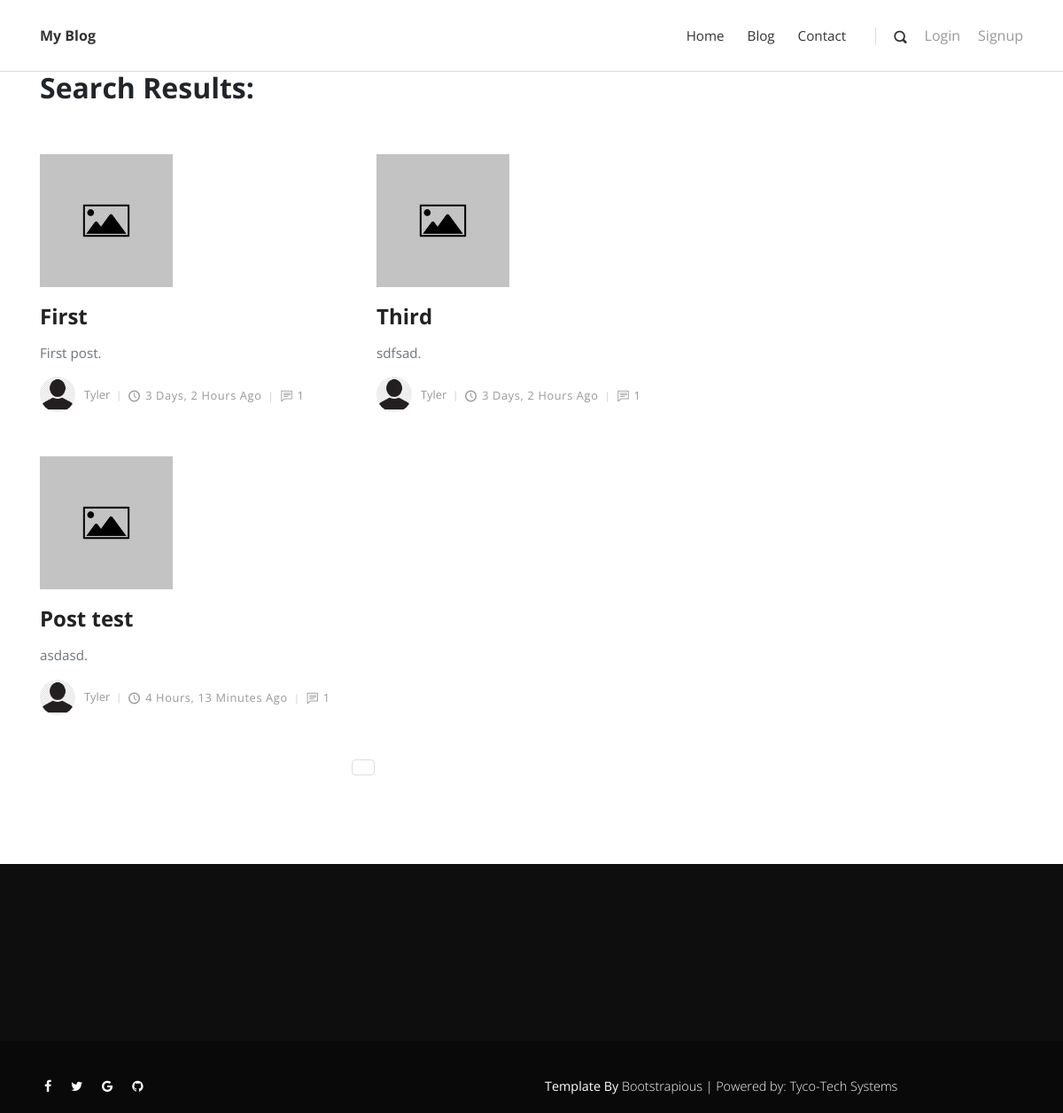
The app's page /search/ with its own data.
### posts/models.py (models this page shows, shortened)
class Post(models.Model):
    title = models.CharField(max_length=100)
    overview = models.TextField()
    timestamp = models.DateTimeField(auto_now_add=True)
    content = RichTextUploadingField(blank=True, null=True, config_name='default', external_plugin_resources=[(
        'youtube',
        '/static_in_env/vendor/ckeditor_plugins/youtube/youtube/',
        'plugin.js',
    )])
    author = models.ForeignKey(Author, on_delete=models.CASCADE)
    thumbnail = models.ImageField(default='thumbnail.jpg')
    categories = models.ManyToManyField(Category)
    featured = models.BooleanField(default=False)
    previous_post = models.ForeignKey('self', related_name='previous', on_delete=models.SET_NULL, blank=True, null=True)
    next_post = models.ForeignKey('self', related_name='next', on_delete=models.SET_NULL, blank=True, null=True)
    def get_absolute_url(self):
        return reverse('post_detail', kwargs={'id': self.id})
    @property
    def comment_count(self):
        return PostView.objects.filter(post=self).count()

class Author(models.Model):
    user = models.OneToOneField(User, on_delete=models.CASCADE)
    profile_picture = models.ImageField()

### posts/views.py (the view)
# urls.py: path('search/', search, name='search'),
def search(request):
    queryset = Post.objects.all()
    query = request.GET.get('q')
    if query:
        queryset = queryset.filter(
            Q(title__icontains=query) |
            Q(overview__icontains=query)
        ).distinct()
    context = {
        'queryset': queryset
    }
    return render(request, 'search_results.html', context)

### templates/search_results.html (shortened to what this page needs)
{% extends 'base.html' %}
{% load static %}
{% block content %}
<div class="container">
<h2>Search Results:</h2>
  <div class="row">
    <main class="posts-listing col-lg-8">
      <div class="container">
        <div class="row">
          {% for post in queryset %}
          <div class="post col-xl-6">
            <div class="post-thumbnail"><a href="{{ post.get_absolute_url }}"><img src="{{ post.thumbnail.url }}" alt="..." class="img-fluid"></a></div>
            <div class="post-details">
              <a href="{{ post.get_absolute_url }}">
                <h3 class="h4">{{ post.title }}</h3></a>
              <p class="text-muted">{{ post.overview }}.</p>
              <footer class="post-footer d-flex align-items-center">
                  <a href="#" class="author d-flex align-items-center flex-wrap">
                      <div class="avatar"><img src="{{ post.author.profile_picture.url }}" alt="..." class="img-fluid"></div>
                      <div class="title"><span>{{ post.author.user.username }}</span></div>
                  </a>
                <div class="date"><i class="icon-clock"></i>{{ post.timestamp|timesince }} ago</div>
                <div class="comments meta-last"><i class="icon-comment"></i>{{ post.comment_count }}</div>
              </footer>
            </div>
          </div>
          {% endfor %}
        </div>
        <nav aria-label="Page navigation example">
          <ul class="pagination justify-content-center">
            <li class="page-item"><a href="?{{ page_request_var }}={{ queryset.number }}" class="page-link active">{{ queryset.number }}</a></li>
          </ul>
        </nav>
      </div>
    </main>
  </div>
</div>
{% endblock content %}

### static_in_env/css/style.default.css (style rules this page uses)
body { overflow-x: hidden; }
a, i, span { display: inline-block; text-decoration: none; -webkit-transition: all 0.3s; transition: all 0.3s; }
ul { margin: 0; padding: 0; }
main, aside { padding: 50px 0 100px; }
i[class*="icon-"] { -webkit-transform: translateY(3px); transform: translateY(3px); }
h1, h2, h3, h4, h5, h6 { margin-bottom: 15px; }
.post p:not(.lead) { font-weight: 400; color: #777; font-size: 0.95em; }
.post a { text-decoration: none; }
.post h3 { line-height: 1.1em; color: #222; -webkit-transition: all 0.3s; transition: all 0.3s; margin-bottom: 1rem; }
.post .date { letter-spacing: 0.05em; font-weight: 400; text-transform: uppercase; color: #aaa; }
.post .avatar { max-width: 40px; min-width: 40px; height: 40px; overflow: hidden; border-radius: 50%; margin-right: 10px; }
.post .title, .post .date, .post .comments, .post .views { font-weight: 400; color: #999; text-transform: capitalize; }
.post .title i, .post .date i, .post .comments i, .post .views i { margin-right: 5px; font-size: 1.1em; }
.post .title::after, .post .date::after, .post .comments::after, .post .views::after { content: '|'; display: inline-block; margin: 0 7px; font-size: 0.9em; color: #ccc; }
.post .meta-last::after { display: none; }
main.posts-listing { padding-top: 50px; padding-left: 0; padding-right: 0; }
main.posts-listing .post { margin-bottom: 50px; }
main.posts-listing .post-footer { font-size: 0.8em; }
body { font-family: "Open Sans", sans-serif; font-size: 1rem; font-weight: normal; line-height: 1.5; color: #212529; background-color: #fff; }
a { color: #999; text-decoration: none; }
h1, h2, h3, h4, h5, h6, .h1, .h2, .h3, .h4, .h5, .h6 { margin-bottom: 0.5rem; font-family: inherit; font-weight: 700; line-height: 1.1; color: inherit; }
h2, .h2 { font-size: 2rem; }
h3, .h3 { font-size: 1.75rem; }
h4, .h4 { font-size: 1.5rem; }
.page-item:first-child .page-link { border-top-left-radius: 0.25rem; border-bottom-left-radius: 0.25rem; }
.page-item:last-child .page-link { border-top-right-radius: 0.25rem; border-bottom-right-radius: 0.25rem; }
.page-link { padding: 0.5rem 0.75rem; line-height: 1.25; color: #999; background-color: #fff; border: 1px solid #ddd; }

### records on screen
Post: thumbnail (picture), title "First", overview "First post", author.profile_picture (placeholder picture), author.user.username "Tyler", timestamp "3 Days, 2 Hours", comment_count "1"
Post: thumbnail (picture), title "Third", overview "sdfsad", author.profile_picture (placeholder picture), author.user.username "Tyler", timestamp "3 Days, 2 Hours", comment_count "1"
Post: thumbnail (picture), title "Post test", overview "asdasd", author.profile_picture (placeholder picture), author.user.username "Tyler", timestamp "4 Hours, 13 Minutes", comment_count "1"
